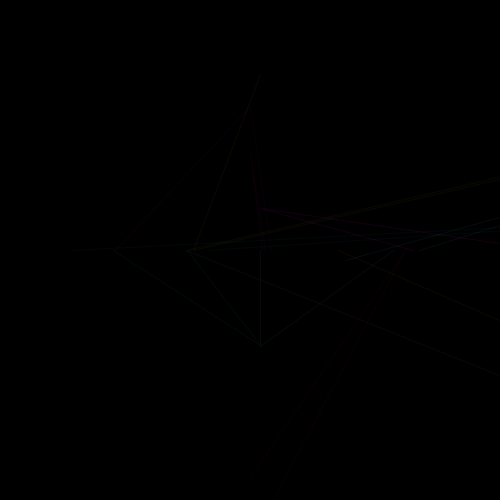
Frame 1 (no input)
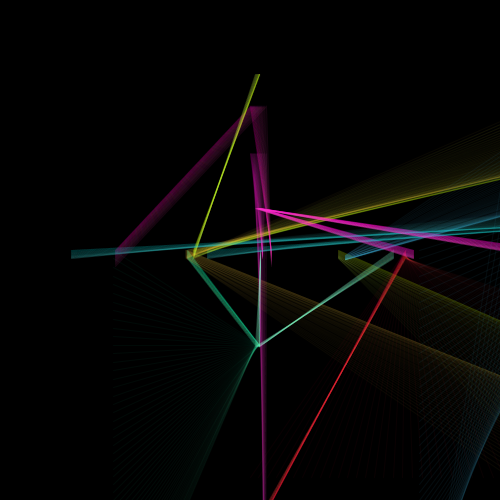
Frame 60 (the mouse pressed at the canvas centre just before this capture)
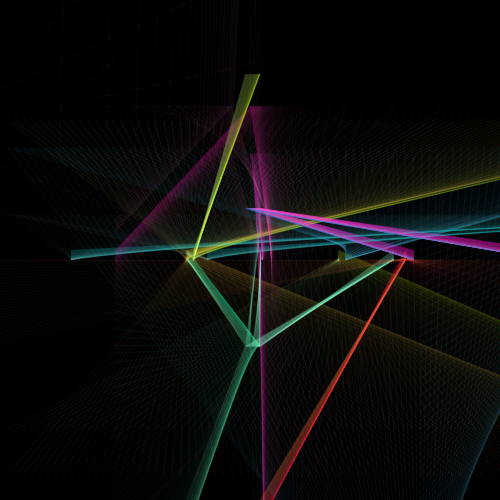
Frame 120 (the mouse held since frame 60 and released just before this capture)

The Processing sketch that drew these frames (run headless with seeded random() and noise(); from frame 60 on, the mouse is pressed at the canvas centre):

// Processing sketch: processing_53642
// ── processing_53642.pde

float x,y,z,angle;
float x2,y2,z2,angle2;
float x3,y3,z3,angle3;
int colorValue;

void setup(){
  size(500,500);
  smooth();
  background(0);
   x=0;
  y=0;
  z=0;
  angle=0;
  x2=25;
  y2=25;
  z2=25;
  x3=50;
  y3=50;
  z3=50;
  
  colorValue=0;
}

void draw(){
  
   x = cos(radians(angle)) * 10 + width/2;
   y = sin(radians(angle)) * 10 + height/2;
   z = tan(radians(angle)) * 10 + height/2;
   
   x2 = cos(radians(angle)) * 500 + width/2;
   y2 = sin(radians(angle)) * 500 + height/2;
   z2 = tan(radians(angle)) * 500 + height/2;
   
   x3 = cos(radians(angle)) * 500 + width/2;
   y3 = sin(radians(angle)) * 500 + height/2;
   z3 = tan(radians(angle)) * 500 + height/2;
   
   colorValue++;
   
   if(colorValue > 250){
     colorValue = 0;
    }
   
  //pink going left to right1 
  stroke(y,colorValue,167,10);
  noFill();
  beginShape();
  vertex(115,z);
  vertex(z,106);
  vertex(271,z);
  endShape();
   
   
  //pink to blue vertical left to right2
  stroke(y2,colorValue,203,10);
  noFill();
  beginShape();
  vertex(262,y);
  vertex(z,153);
  vertex(265,z2);
  endShape();
   
  //corner shape3
  stroke(48,154,191,20);
  noFill();
  beginShape();
  vertex(345,x);
  vertex(x2,147);
  vertex(419,y2);
  endShape();
   
  //corner shape4
  stroke(x2,colorValue,203,20);
  noFill();
  beginShape();
  vertex(413,y);
  vertex(x,208);
  vertex(547,y);
  endShape();
   
   
  //bottom horizontal yellow right5
  stroke(192,y,colorValue,10);
  noFill();
  beginShape();
  vertex(338,y);
  vertex(x2,429);
  vertex(338,y);
  endShape();
   
  //teal v shape heavy middle6
  stroke(124,y,203,10);
  noFill();
  beginShape();
  vertex(260,z);
  vertex(x,346);
  vertex(393,y);
  endShape();
 
  //green shape vertical fans out left heavy middle7 
  stroke(colorValue,x,167,10);
  noFill();
  beginShape();
  vertex(113,y2);
  vertex(x,345);
  vertex(187,y);
  endShape();
   
  //blue to white horrizontal fans to back8 
  stroke(colorValue,205,203,10);
  noFill();
  beginShape();
  vertex(71,y);
  vertex(x2,214);
  vertex(207,y);
  endShape();
 
  //yellow to white fan heavy middle fanning upwards9
  stroke(205,y,colorValue,10);
  noFill();
  beginShape();
  vertex(x,74);
  vertex(193,y);
  vertex(x2,121);
  endShape();
 
  //red to yellow heavy middle fanning down10
  stroke(y,colorValue,57,10);
  noFill();
  beginShape();
  vertex(x,524);
  vertex(405,y);
  vertex(z2,477);
  endShape();
   
  //green shape middle top fanning right11
  //stroke(colorValue,y,57,10);
  //noFill();
  //beginShape();
  //vertex(x,80);
  //vertex(412,y2);
  //vertex(x,80);
  //endShape();
   
   
  //yellow shape fanning up and down middle left12
  stroke(x,216,57,10);
  noFill();
  beginShape();
  vertex(x2,475);
  vertex(186,y);
  vertex(x2,118);
  endShape();
 
angle++;

}
